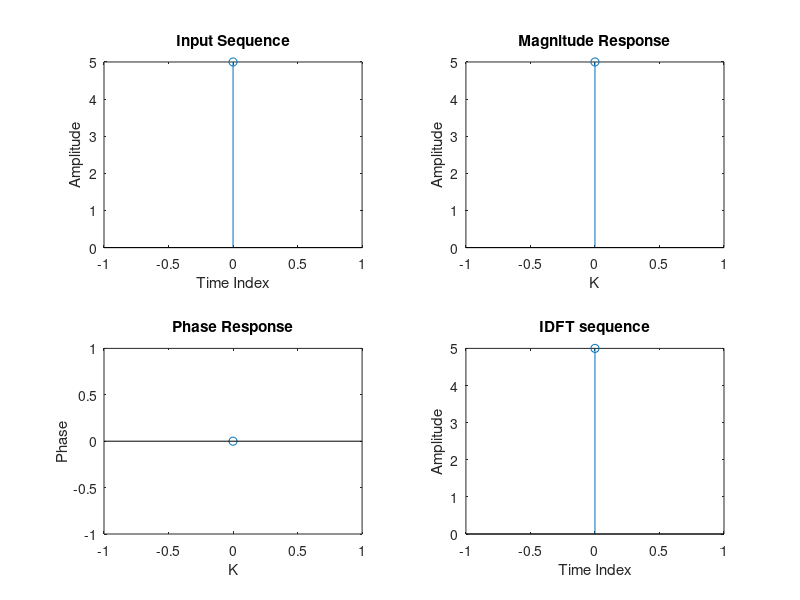

Recreate this plot in MATLAB.
clc; 
close all; 
clear all; 
xn=input('Enter the sequence x(n)'); %Get the sequence from user 
ln=length(xn); %find the length of the sequence 
xk=zeros(1,ln); %initialize an array of same size as that of input sequence 
ixk=zeros(1,ln); %initialize an array of same size as that of input sequence 
%DFT of the sequence 
%----------------------------------------------------- 
for k=0:ln-1 
for n=0:ln-1 
xk(k+1)=xk(k+1)+(xn(n+1)*exp((i)*2*pi*k*n/ln)); 
end 
end 
%------------------------------------------------------ 
%Plotting input sequence 
%----------------------------------------------------- 
t=0:ln-1; 
subplot(221); 
stem(t,xn); 
ylabel ('Amplitude'); 
xlabel ('Time Index'); 
title('Input Sequence'); 
%---------------------------------------------------------------

magnitude=abs(xk); % Find the magnitudes of individual DFT points 
% plot the magnitude response 
%------------------------------------------------------------ 
t=0:ln-1; 
subplot(222); 
stem(t,magnitude); 
ylabel ('Amplitude'); 
xlabel ('K'); 
title('Magnitude Response'); 
%------------------------------------------------------------ 
phase=angle(xk); % Find the phases of individual DFT points % plot the magnitude sequence 
%------------------------------------------------------------ 
t=0:ln-1; 
subplot(223); 
stem(t,phase); 
ylabel ('Phase'); 
xlabel ('K'); 
title ('Phase Response'); 
%------------------------------------------------------------ 
%IDFT of the sequence 
%------------------------------------------------------------ 
for n=0:ln-1 
for k=0:ln-1 
ixk(n+1)=ixk(n+1)+(xk(k+1)*exp(i*2*pi*k*n/ln)); 
end 
end 
ixk=ixk./ln; 
%------------------------------------------------------------ 
%code block to plot the input sequence 
%------------------------------------------------------------ 
t=0:ln-1; 
subplot(224); 
stem(t,ixk); 
ylabel ('Amplitude'); 
xlabel ('Time Index'); 
title ('IDFT sequence'); 
%------------------------------------------------------